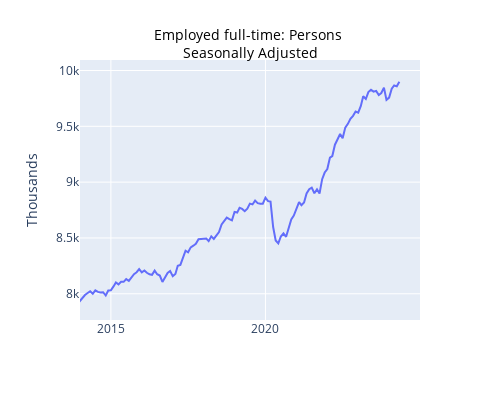

Source (notebook cell):
### Code cell
startDateExample = datetime(2014, 1, 1)
endDateExample = datetime(2024, 12, 31)
seriesToGraph = 'A84423041X'

graph_series_abs(seriesToGraph, dataSetLF, startDateExample, endDateExample,1, metaDataDict)

### Figure 1 — Plotly figure (JSON) as saved in the notebook; plotly's stock layout.template omitted (floating-point values rounded to 4 significant figures; data arrays with more than 128 entries replaced by an {"elided": "..."} marker saying what was removed)
{"data": [{"hovertemplate": "Date=%{x}<br>A84423041X=%{y}<extra></extra>", "legendgroup": "", "line": {"color": "#636efa", "dash": "solid"}, "marker": {"symbol": "circle"}, "mode": "lines", "name": "", "orientation": "v", "showlegend": false, "type": "scatter", "x": {"elided": "556 str values"}, "xaxis": "x", "y": {"elided": "556 float values"}, "yaxis": "y"}], "layout": {"height": 400, "hovermode": "x", "legend": {"tracegroupgap": 0}, "margin": {"t": 60}, "title": {"font": {"color": "black", "size": 14}, "text": " Employed full-time: Persons <br>Seasonally Adjusted", "x": 0.5, "y": 0.9}, "width": 500, "xaxis": {"anchor": "y", "domain": [0, 1], "range": ["2014-01-01T00:00:00", "2024-12-31T00:00:00"], "title": {"text": " "}, "type": "date"}, "yaxis": {"anchor": "x", "domain": [0, 1], "range": [7765.0, 10090.0], "title": {"text": "Thousands"}, "type": "linear"}}}
